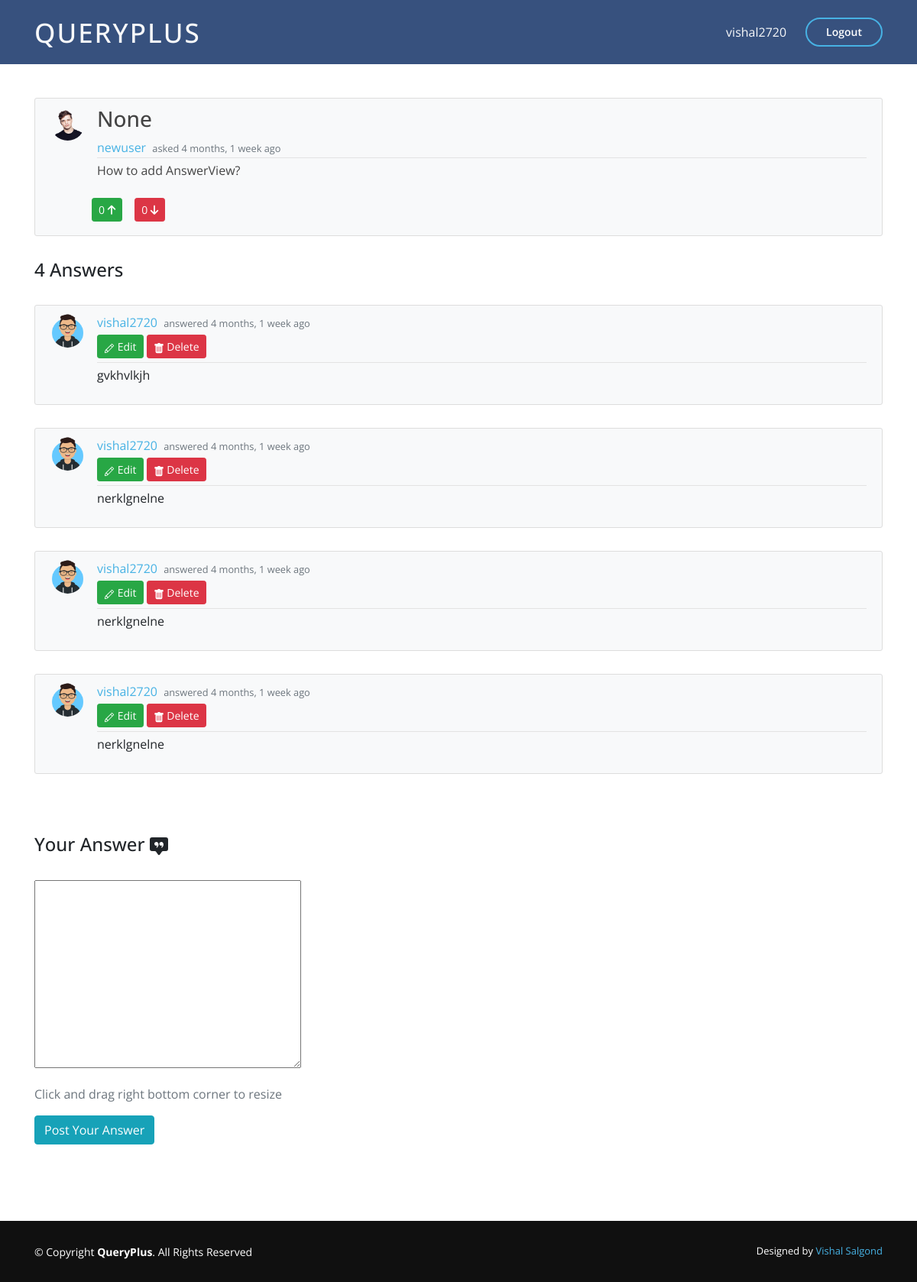
/question/8/ (signed in), run on the app's committed database.
### main_app/models.py (models this page shows, shortened)
class Question(models.Model):
    title = models.CharField(max_length=100, null=True)
    question = RichTextField()
    date_posted = models.DateTimeField(auto_now_add=True)
    author = models.ForeignKey(User, on_delete=models.CASCADE)
    upvotes = models.ManyToManyField(User, related_name='upvotes', blank=True)
    downvotes = models.ManyToManyField(User, related_name='downvotes', blank=True)

class Profile(models.Model):
    user = models.OneToOneField(User, on_delete=models.CASCADE)
    image = models.ImageField(default='default.jpg',upload_to='profile_pics')

class Answer(models.Model):
    content = RichTextField(blank=True, null=True)
    date_posted = models.DateTimeField(default=timezone.now)
    author = models.ForeignKey(User, on_delete=models.CASCADE)
    answered_to = models.ForeignKey(Question, on_delete=models.CASCADE)

### main_app/views.py (the view, shortened to what this page needs)
# urls.py: path('question/<int:pk>/', QuestionDetailView.as_view(), name='question-detail'),
class QuestionDetailView(DetailView):
    model = Question
    def get_context_data(self, *args, **kwargs):
        context = super(QuestionDetailView,
             self).get_context_data(*args, **kwargs)
        context["form"] = AnswerForm()
        context["answers"] = Answer.objects.filter(answered_to=context["question"])
        context["count"] =  Answer.objects.filter(answered_to=context["question"]).count()
        return context

### main_app/forms.py
class AnswerForm(forms.ModelForm):
    class Meta:
        model = Answer
        fields = ["content"]

### main_app/templates/main_app/question_detail.html (shortened to what this page needs)
{% extends "main_app/base.html" %}
{% load crispy_forms_tags %}
{% load i18n %}
{% block content %}
    <div style="margin-bottom: 100px;" class="container">
    <article class="media content-section mt-5 bg-light">
        <img class="rounded-circle article-img" src="{{ object.author.profile.image.url }}" alt="user_image">
        <div class="media-body">
        <div class="article-metadata">
            <h3 class="article-title">{{ question.title|safe }}</h3>
            <a class="mr-1" href="{% url 'user-profile' question.author.username %}">{{ question.author }}</a>
            <small class="text-muted">asked {{ question.date_posted|timesince }} ago</small>
        </div>
            <p class="article-title">{{ question.question|safe }}</p>
            {% if user != question.author %}
            <form action="{% url 'question-upvote' object.id %}" method="POST">
                <div class="row">
                    <button type="submit" class="btn btn-success btn-sm m-2"> {{ question.upvotes.count }} <i class='fas fa-arrow-up'></i></button>
                    <button type="submit" class="btn btn-danger btn-sm m-2"> {{ question.downvotes.count }} <i class='fas fa-arrow-down'></i></button>
                </div>
            </form>
            {% endif %}
        </div>
    </article>
    <br>
    {% if count  %}
        {% for ans in answers %}
            <article class="media content-section bg-light">
                <img class="rounded-circle article-img" src="{{ ans.author.profile.image.url }}" alt="">
                <div class="media-body">
                <div class="article-metadata">
                    <a class="mr-1" href="{% url 'user-profile' ans.author.username %}">{{ ans.author }}</a>
                    <small class="text-muted">answered {{ ans.date_posted|timesince }} ago</small>
                    {% if ans.author == user %}
                    <div>
                        <a class="btn btn-success btn-sm mt-1 mb-1" href="{% url 'answer-update' ans.id %}">
                            Edit</a>
                        <a class="btn btn-danger btn-sm mt-1 mb-1" href="{% url 'answer-delete' ans.id %}">
                            Delete</a>
                    </div>
                {% endif %}
                </div>
                <p>{{ ans.content|safe }}</p>
                </div>
            </article>
        {% endfor %}
    {% endif %}
    <form method="POST">
        <fieldset class="form-group">
            {% if count  %}
                <h4 class="mt-5">Your Answer
                </h4>
                <br>
            {% else %}
                <h4 class="mt-5">Be the first one to Answer</h4>
                <br>
            {% endif %}
            <div>
                {{ form.content|safe }} {{ form.media }}
            </div>
        </fieldset>
        <div class="mb-3 text-muted">
            <span>Click and drag right bottom corner to resize</span>
        </div>
        <div class="form-group">
            <button class="btn btn-info" type="submit">Post Your Answer</button>
        </div>
    </form>
</div>
{% endblock content %}

### main_app/templates/main_app/base.html (shortened to what this page needs)
{% load static %}
<!DOCTYPE html>
<html>
<head>
    <link rel="stylesheet" href="{% static 'main_app/vendor/bootstrap/css/bootstrap.min.css' %}">
    <link rel="stylesheet" href="{% static 'main_app/vendor/icofont/icofont.min.css' %}">
    <link rel="stylesheet" href="{% static 'main_app/vendor/boxicons/css/boxicons.min.css' %}">
    <link rel="stylesheet" href="{% static 'main_app/vendor/remixicon/remixicon.css' %}">
    <link rel="stylesheet" href="{% static 'main_app/vendor/venobox/venobox.css' %}">
    <link rel="stylesheet" href="{% static 'main_app/vendor/owl.carousel/assets/owl.carousel.min.css' %}">
    <link rel="stylesheet" href="{% static 'main_app/vendor/aos/aos.css' %}">
    <link rel="stylesheet" type="text/css" href="{% static 'main_app/main.css' %}">
    <link rel="stylesheet" href="https://cdnjs.cloudflare.com/ajax/libs/font-awesome/4.7.0/css/font-awesome.min.css">
</head>
<body>
  <div id="wrap">
  <header id="header" class="fixed-top">
    <div class="container d-flex align-items-center mb-2 mt-2">
      <h1 class="logo mr-auto"><a class="text-light" href="{% url 'home' %}">QueryPlus</a></h1>
      {%if user.is_authenticated %}
        <a href="{% url 'profile' %}" class="text-light scrollto">{{ user.username }}</a>
        <a href="" data-toggle="modal" data-target="#logoutModal" class="get-started-btn scrollto">Logout</a>
      {% else %}
        <a href="{% url 'login' %}" class="get-started-btn scrollto">Sign In</a>
        <a href="{% url 'register' %}" class="get-started-btn scrollto">Create Account</a>
      {% endif %}
    </div>
  </header>
  {% block content %}
  {% endblock %}
  <footer id="footer">
    <div class="container footer-bottom">
      <div class="copyright">
        &copy; Copyright <strong><span>QueryPlus</span></strong>. All Rights Reserved
      </div>
      <div class="credits">
        Designed by <a href="">Vishal Salgond</a>
      </div>
    </div>
  </footer>
</div>
</body>
</html>

### main_app/static/main_app/main.css (style rules this page uses)
html { min-height: 100%; position: relative; }
body { background: white; margin-top: 5rem; font-family: 'Open Sans', sans-serif; padding-bottom: 80px; }
a { color: #47b2e4; }
#header { transition: all 0.5s; z-index: 997; padding: 15px 0; background: #37517e; }
#header .logo { font-size: 35px; color: white; margin: 0; padding: 0; line-height: 1; font-weight: 500; letter-spacing: 2px; text-transform: uppercase; }
#header .logo a { color:black; }
.get-started-btn { margin-left: 25px; color: #fff; border-radius: 50px; padding: 6px 25px 7px 25px; white-space: nowrap; transition: 0.3s; font-size: 14px; display: inline-block; border: 2px solid #47b2e4; font-weight: 600; }
.content-section { background: #ffffff; padding: 10px 20px; border: 1px solid #dddddd; border-radius: 3px; margin-bottom: 30px; }
.article-title { color: #444444; }
.article-img { height: 45px; width: 45px; margin-right: 16px; }
.article-metadata { padding-bottom: 1px; margin-bottom: 4px; border-bottom: 1px solid #e3e3e3 }
#footer { position: absolute; height: 80px; bottom: 0px; left: 0px; right: 0px; margin-top: 30px; font-size: 14px; background: #101010 ; }
#wrap { min-height: 100%; height: auto; }
#footer .footer-bottom { padding-top: 30px; padding-bottom: 30px; color: #fff; }
#footer .copyright { float: left; }
#footer .credits { float: right; font-size: 13px; }
#footer .credits a { transition: 0.3s; }

### data on the page
Question: author.profile.image (picture), title "None", author "newuser", date_posted "4 months, 1 week", question "How to add AnswerView?", upvotes.count "0", downvotes.count "0"
Answer: author.profile.image (picture), author "vishal2720", date_posted "4 months, 1 week", shows "Edit", content "gvkhvlkjh"
Answer: author.profile.image (picture), author "vishal2720", date_posted "4 months, 1 week", shows "Edit", content "nerklgnelne"
Answer: author.profile.image (picture), author "vishal2720", date_posted "4 months, 1 week", shows "Edit", content "nerklgnelne"
Answer: author.profile.image (picture), author "vishal2720", date_posted "4 months, 1 week", shows "Edit", content "nerklgnelne"

### other printed values
{{ user.username }} "vishal2720"
